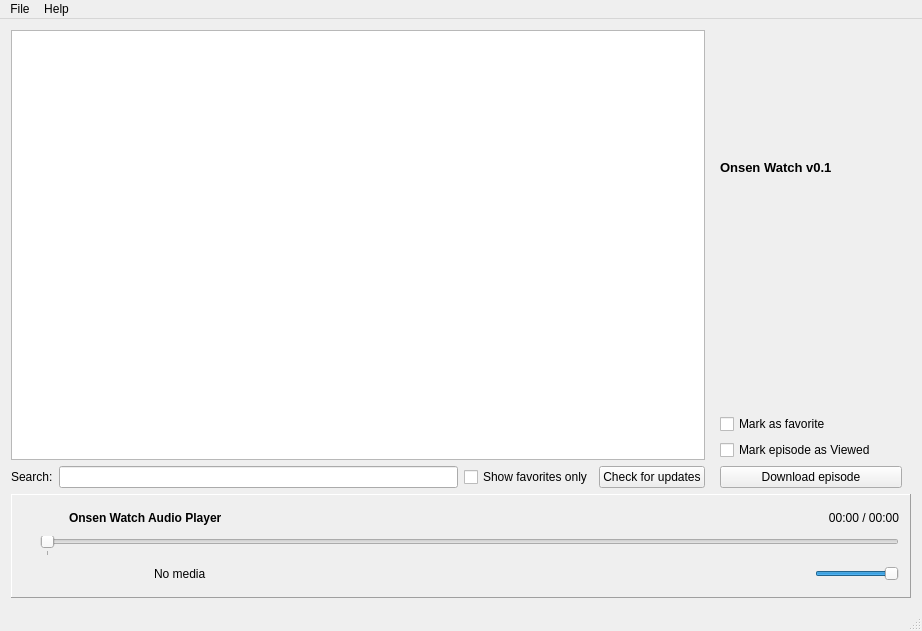
<?xml version="1.0" encoding="UTF-8"?>
<ui version="4.0">
 <class>MainWindow</class>
 <widget class="QMainWindow" name="MainWindow">
  <property name="geometry">
   <rect>
    <x>0</x>
    <y>0</y>
    <width>922</width>
    <height>631</height>
   </rect>
  </property>
  <property name="windowTitle">
   <string>Onsen Watch</string>
  </property>
  <widget class="QWidget" name="centralWidget">
   <layout class="QVBoxLayout" name="verticalLayout_3">
    <item>
     <layout class="QHBoxLayout" name="horizontalLayout">
      <item>
       <layout class="QVBoxLayout" name="verticalLayout">
        <item>
         <widget class="QTableView" name="lstShowView">
          <property name="selectionMode">
           <enum>QAbstractItemView::SingleSelection</enum>
          </property>
          <property name="selectionBehavior">
           <enum>QAbstractItemView::SelectRows</enum>
          </property>
          <property name="showGrid">
           <bool>false</bool>
          </property>
          <attribute name="horizontalHeaderHighlightSections">
           <bool>false</bool>
          </attribute>
          <attribute name="verticalHeaderVisible">
           <bool>false</bool>
          </attribute>
          <attribute name="verticalHeaderHighlightSections">
           <bool>false</bool>
          </attribute>
         </widget>
        </item>
        <item>
         <layout class="QHBoxLayout" name="layBottomBar">
          <item>
           <widget class="QLabel" name="lblRegex">
            <property name="text">
             <string>Search:</string>
            </property>
           </widget>
          </item>
          <item>
           <widget class="QLineEdit" name="txtRegex"/>
          </item>
          <item>
           <widget class="QCheckBox" name="chkFavsOnly">
            <property name="text">
             <string>Show favorites only</string>
            </property>
           </widget>
          </item>
          <item>
           <widget class="QPushButton" name="btnUpdate">
            <property name="text">
             <string>Check for updates</string>
            </property>
           </widget>
          </item>
         </layout>
        </item>
       </layout>
      </item>
      <item>
       <widget class="QFrame" name="grpInfo">
        <property name="minimumSize">
         <size>
          <width>200</width>
          <height>0</height>
         </size>
        </property>
        <property name="maximumSize">
         <size>
          <width>200</width>
          <height>16777215</height>
         </size>
        </property>
        <property name="frameShape">
         <enum>QFrame::NoFrame</enum>
        </property>
        <property name="frameShadow">
         <enum>QFrame::Sunken</enum>
        </property>
        <layout class="QVBoxLayout" name="verticalLayout_2">
         <property name="leftMargin">
          <number>9</number>
         </property>
         <property name="topMargin">
          <number>0</number>
         </property>
         <property name="rightMargin">
          <number>9</number>
         </property>
         <property name="bottomMargin">
          <number>0</number>
         </property>
         <item>
          <widget class="QLabel" name="pixLogo">
           <property name="minimumSize">
            <size>
             <width>185</width>
             <height>105</height>
            </size>
           </property>
           <property name="text">
            <string/>
           </property>
           <property name="pixmap">
            <pixmap resource="res.qrc">:/icons/onsen.jpg</pixmap>
           </property>
           <property name="alignment">
            <set>Qt::AlignCenter</set>
           </property>
          </widget>
         </item>
         <item>
          <widget class="QLabel" name="txtUpdate">
           <property name="font">
            <font>
             <pointsize>8</pointsize>
             <italic>false</italic>
            </font>
           </property>
           <property name="text">
            <string/>
           </property>
          </widget>
         </item>
         <item>
          <widget class="QLabel" name="txtTitle">
           <property name="sizePolicy">
            <sizepolicy hsizetype="Maximum" vsizetype="Preferred">
             <horstretch>0</horstretch>
             <verstretch>0</verstretch>
            </sizepolicy>
           </property>
           <property name="font">
            <font>
             <pointsize>10</pointsize>
             <weight>75</weight>
             <bold>true</bold>
            </font>
           </property>
           <property name="text">
            <string>Onsen Watch v0.1</string>
           </property>
           <property name="wordWrap">
            <bool>true</bool>
           </property>
           <property name="textInteractionFlags">
            <set>Qt::LinksAccessibleByMouse|Qt::TextSelectableByMouse</set>
           </property>
          </widget>
         </item>
         <item>
          <widget class="QLabel" name="txtPersonality">
           <property name="text">
            <string/>
           </property>
           <property name="wordWrap">
            <bool>true</bool>
           </property>
           <property name="textInteractionFlags">
            <set>Qt::LinksAccessibleByMouse|Qt::TextSelectableByMouse</set>
           </property>
          </widget>
         </item>
         <item>
          <widget class="QLabel" name="txtWeb">
           <property name="text">
            <string/>
           </property>
           <property name="textFormat">
            <enum>Qt::RichText</enum>
           </property>
           <property name="wordWrap">
            <bool>true</bool>
           </property>
           <property name="openExternalLinks">
            <bool>true</bool>
           </property>
           <property name="textInteractionFlags">
            <set>Qt::TextBrowserInteraction</set>
           </property>
          </widget>
         </item>
         <item>
          <spacer name="verticalSpacer">
           <property name="orientation">
            <enum>Qt::Vertical</enum>
           </property>
           <property name="sizeHint" stdset="0">
            <size>
             <width>20</width>
             <height>40</height>
            </size>
           </property>
          </spacer>
         </item>
         <item>
          <widget class="QCheckBox" name="chkFav">
           <property name="text">
            <string>Mark as favorite</string>
           </property>
          </widget>
         </item>
         <item>
          <widget class="QCheckBox" name="chkViewed">
           <property name="text">
            <string>Mark episode as Viewed</string>
           </property>
          </widget>
         </item>
         <item>
          <widget class="QPushButton" name="btnDownload">
           <property name="text">
            <string>Download episode</string>
           </property>
          </widget>
         </item>
        </layout>
       </widget>
      </item>
     </layout>
    </item>
    <item>
     <widget class="QFrame" name="frame">
      <property name="frameShape">
       <enum>QFrame::Panel</enum>
      </property>
      <property name="frameShadow">
       <enum>QFrame::Raised</enum>
      </property>
      <layout class="QGridLayout" name="gridLayout">
       <property name="horizontalSpacing">
        <number>10</number>
       </property>
       <item row="1" column="1">
        <widget class="QSlider" name="sliPosition">
         <property name="enabled">
          <bool>false</bool>
         </property>
         <property name="singleStep">
          <number>5000</number>
         </property>
         <property name="pageStep">
          <number>30000</number>
         </property>
         <property name="tracking">
          <bool>false</bool>
         </property>
         <property name="orientation">
          <enum>Qt::Horizontal</enum>
         </property>
         <property name="tickPosition">
          <enum>QSlider::TicksBelow</enum>
         </property>
         <property name="tickInterval">
          <number>30000</number>
         </property>
        </widget>
       </item>
       <item row="0" column="0" rowspan="3">
        <widget class="QLabel" name="pixPlayer">
         <property name="sizePolicy">
          <sizepolicy hsizetype="Fixed" vsizetype="Fixed">
           <horstretch>0</horstretch>
           <verstretch>0</verstretch>
          </sizepolicy>
         </property>
         <property name="minimumSize">
          <size>
           <width>0</width>
           <height>0</height>
          </size>
         </property>
         <property name="maximumSize">
          <size>
           <width>159</width>
           <height>90</height>
          </size>
         </property>
         <property name="text">
          <string/>
         </property>
         <property name="pixmap">
          <pixmap resource="res.qrc">:/icons/onsen.jpg</pixmap>
         </property>
         <property name="scaledContents">
          <bool>false</bool>
         </property>
         <property name="alignment">
          <set>Qt::AlignCenter</set>
         </property>
        </widget>
       </item>
       <item row="0" column="1">
        <layout class="QHBoxLayout" name="horizontalLayout_2">
         <property name="spacing">
          <number>5</number>
         </property>
         <item>
          <widget class="QPushButton" name="btnFocusPlayingShow">
           <property name="enabled">
            <bool>false</bool>
           </property>
           <property name="sizePolicy">
            <sizepolicy hsizetype="Minimum" vsizetype="Minimum">
             <horstretch>0</horstretch>
             <verstretch>0</verstretch>
            </sizepolicy>
           </property>
           <property name="minimumSize">
            <size>
             <width>24</width>
             <height>24</height>
            </size>
           </property>
           <property name="maximumSize">
            <size>
             <width>24</width>
             <height>24</height>
            </size>
           </property>
           <property name="text">
            <string/>
           </property>
           <property name="icon">
            <iconset resource="res.qrc">
             <normaloff>:/icons/info.png</normaloff>:/icons/info.png</iconset>
           </property>
           <property name="flat">
            <bool>true</bool>
           </property>
          </widget>
         </item>
         <item>
          <widget class="QLabel" name="lblPlayer">
           <property name="sizePolicy">
            <sizepolicy hsizetype="Minimum" vsizetype="Preferred">
             <horstretch>0</horstretch>
             <verstretch>0</verstretch>
            </sizepolicy>
           </property>
           <property name="font">
            <font>
             <pointsize>9</pointsize>
             <weight>75</weight>
             <bold>true</bold>
            </font>
           </property>
           <property name="text">
            <string>Onsen Watch Audio Player</string>
           </property>
           <property name="textInteractionFlags">
            <set>Qt::TextSelectableByMouse</set>
           </property>
          </widget>
         </item>
         <item>
          <widget class="QLabel" name="lblPlayerArtist">
           <property name="sizePolicy">
            <sizepolicy hsizetype="Preferred" vsizetype="Preferred">
             <horstretch>1</horstretch>
             <verstretch>0</verstretch>
            </sizepolicy>
           </property>
           <property name="font">
            <font>
             <pointsize>9</pointsize>
            </font>
           </property>
           <property name="text">
            <string/>
           </property>
           <property name="alignment">
            <set>Qt::AlignLeading|Qt::AlignLeft|Qt::AlignVCenter</set>
           </property>
           <property name="textInteractionFlags">
            <set>Qt::TextSelectableByMouse</set>
           </property>
          </widget>
         </item>
         <item>
          <widget class="QLabel" name="lblPlayerTime">
           <property name="sizePolicy">
            <sizepolicy hsizetype="Minimum" vsizetype="Preferred">
             <horstretch>0</horstretch>
             <verstretch>0</verstretch>
            </sizepolicy>
           </property>
           <property name="minimumSize">
            <size>
             <width>100</width>
             <height>0</height>
            </size>
           </property>
           <property name="text">
            <string notr="true">00:00 / 00:00</string>
           </property>
           <property name="textFormat">
            <enum>Qt::PlainText</enum>
           </property>
           <property name="alignment">
            <set>Qt::AlignRight|Qt::AlignTrailing|Qt::AlignVCenter</set>
           </property>
          </widget>
         </item>
        </layout>
       </item>
       <item row="2" column="1">
        <layout class="QHBoxLayout" name="horizontalLayout_3">
         <item>
          <widget class="QPushButton" name="btnPlay">
           <property name="enabled">
            <bool>false</bool>
           </property>
           <property name="sizePolicy">
            <sizepolicy hsizetype="Fixed" vsizetype="Fixed">
             <horstretch>0</horstretch>
             <verstretch>0</verstretch>
            </sizepolicy>
           </property>
           <property name="minimumSize">
            <size>
             <width>24</width>
             <height>24</height>
            </size>
           </property>
           <property name="maximumSize">
            <size>
             <width>32</width>
             <height>24</height>
            </size>
           </property>
           <property name="toolTip">
            <string>Play</string>
           </property>
           <property name="text">
            <string/>
           </property>
           <property name="icon">
            <iconset resource="res.qrc">
             <normaloff>:/icons/play.png</normaloff>:/icons/play.png</iconset>
           </property>
           <property name="iconSize">
            <size>
             <width>16</width>
             <height>16</height>
            </size>
           </property>
           <property name="flat">
            <bool>true</bool>
           </property>
          </widget>
         </item>
         <item>
          <widget class="QPushButton" name="btnPause">
           <property name="enabled">
            <bool>false</bool>
           </property>
           <property name="sizePolicy">
            <sizepolicy hsizetype="Fixed" vsizetype="Fixed">
             <horstretch>0</horstretch>
             <verstretch>0</verstretch>
            </sizepolicy>
           </property>
           <property name="minimumSize">
            <size>
             <width>24</width>
             <height>24</height>
            </size>
           </property>
           <property name="maximumSize">
            <size>
             <width>32</width>
             <height>24</height>
            </size>
           </property>
           <property name="toolTip">
            <string>Pause</string>
           </property>
           <property name="text">
            <string/>
           </property>
           <property name="icon">
            <iconset resource="res.qrc">
             <normaloff>:/icons/pause.png</normaloff>:/icons/pause.png</iconset>
           </property>
           <property name="iconSize">
            <size>
             <width>16</width>
             <height>16</height>
            </size>
           </property>
           <property name="flat">
            <bool>true</bool>
           </property>
          </widget>
         </item>
         <item>
          <widget class="QPushButton" name="btnStop">
           <property name="enabled">
            <bool>false</bool>
           </property>
           <property name="sizePolicy">
            <sizepolicy hsizetype="Fixed" vsizetype="Fixed">
             <horstretch>0</horstretch>
             <verstretch>0</verstretch>
            </sizepolicy>
           </property>
           <property name="minimumSize">
            <size>
             <width>24</width>
             <height>24</height>
            </size>
           </property>
           <property name="maximumSize">
            <size>
             <width>32</width>
             <height>24</height>
            </size>
           </property>
           <property name="toolTip">
            <string>Stop</string>
           </property>
           <property name="text">
            <string/>
           </property>
           <property name="icon">
            <iconset resource="res.qrc">
             <normaloff>:/icons/stop.png</normaloff>:/icons/stop.png</iconset>
           </property>
           <property name="iconSize">
            <size>
             <width>16</width>
             <height>16</height>
            </size>
           </property>
           <property name="shortcut">
            <string>Ctrl+S</string>
           </property>
           <property name="flat">
            <bool>true</bool>
           </property>
          </widget>
         </item>
         <item>
          <widget class="QLabel" name="lblPlayerState">
           <property name="text">
            <string>No media</string>
           </property>
          </widget>
         </item>
         <item>
          <spacer name="horizontalSpacer">
           <property name="orientation">
            <enum>Qt::Horizontal</enum>
           </property>
           <property name="sizeHint" stdset="0">
            <size>
             <width>60</width>
             <height>20</height>
            </size>
           </property>
          </spacer>
         </item>
         <item>
          <widget class="QPushButton" name="btnMute">
           <property name="sizePolicy">
            <sizepolicy hsizetype="Fixed" vsizetype="Fixed">
             <horstretch>0</horstretch>
             <verstretch>0</verstretch>
            </sizepolicy>
           </property>
           <property name="minimumSize">
            <size>
             <width>24</width>
             <height>24</height>
            </size>
           </property>
           <property name="toolTip">
            <string>Mute</string>
           </property>
           <property name="text">
            <string/>
           </property>
           <property name="icon">
            <iconset resource="res.qrc">
             <normaloff>:/icons/unmuted.png</normaloff>:/icons/unmuted.png</iconset>
           </property>
           <property name="checkable">
            <bool>true</bool>
           </property>
           <property name="flat">
            <bool>true</bool>
           </property>
          </widget>
         </item>
         <item>
          <widget class="QSlider" name="sliVolume">
           <property name="sizePolicy">
            <sizepolicy hsizetype="Fixed" vsizetype="Fixed">
             <horstretch>0</horstretch>
             <verstretch>0</verstretch>
            </sizepolicy>
           </property>
           <property name="baseSize">
            <size>
             <width>100</width>
             <height>0</height>
            </size>
           </property>
           <property name="maximum">
            <number>100</number>
           </property>
           <property name="value">
            <number>100</number>
           </property>
           <property name="orientation">
            <enum>Qt::Horizontal</enum>
           </property>
           <property name="tickPosition">
            <enum>QSlider::NoTicks</enum>
           </property>
           <property name="tickInterval">
            <number>10</number>
           </property>
          </widget>
         </item>
        </layout>
       </item>
      </layout>
     </widget>
    </item>
   </layout>
  </widget>
  <widget class="QMenuBar" name="menuBar">
   <property name="geometry">
    <rect>
     <x>0</x>
     <y>0</y>
     <width>922</width>
     <height>26</height>
    </rect>
   </property>
   <property name="nativeMenuBar">
    <bool>true</bool>
   </property>
   <widget class="QMenu" name="menuFile">
    <property name="title">
     <string>File</string>
    </property>
    <addaction name="actionSettings"/>
    <addaction name="actionOpenDownloads"/>
    <addaction name="separator"/>
    <addaction name="actionExit"/>
   </widget>
   <widget class="QMenu" name="menuAbout">
    <property name="title">
     <string>Help</string>
    </property>
    <addaction name="actionAbout"/>
    <addaction name="actionAbout_Qt"/>
   </widget>
   <addaction name="menuFile"/>
   <addaction name="menuAbout"/>
  </widget>
  <widget class="QStatusBar" name="statusBar"/>
  <action name="actionOpenDownloads">
   <property name="text">
    <string>Open downloads folder</string>
   </property>
  </action>
  <action name="actionExit">
   <property name="text">
    <string>E&amp;xit</string>
   </property>
   <property name="toolTip">
    <string>Exit the program.</string>
   </property>
   <property name="shortcut">
    <string>Ctrl+X</string>
   </property>
  </action>
  <action name="actionSettings">
   <property name="text">
    <string>Settings...</string>
   </property>
  </action>
  <action name="actionAbout">
   <property name="text">
    <string>About...</string>
   </property>
  </action>
  <action name="actionAbout_Qt">
   <property name="text">
    <string>About Qt...</string>
   </property>
  </action>
 </widget>
 <layoutdefault spacing="6" margin="11"/>
 <resources>
  <include location="res.qrc"/>
 </resources>
 <connections>
  <connection>
   <sender>actionExit</sender>
   <signal>triggered()</signal>
   <receiver>MainWindow</receiver>
   <slot>close()</slot>
   <hints>
    <hint type="sourcelabel">
     <x>-1</x>
     <y>-1</y>
    </hint>
    <hint type="destinationlabel">
     <x>444</x>
     <y>241</y>
    </hint>
   </hints>
  </connection>
 </connections>
</ui>
